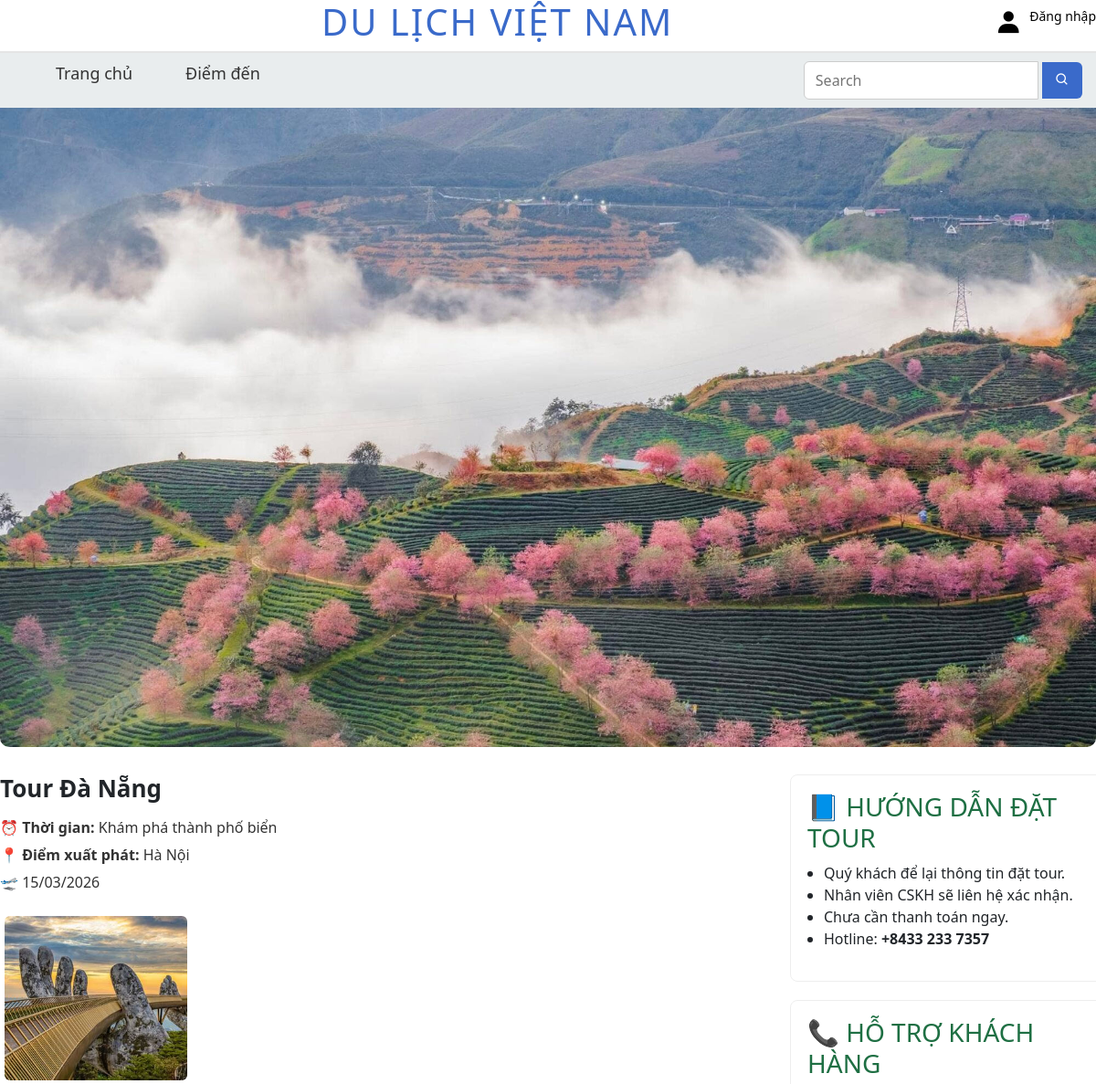
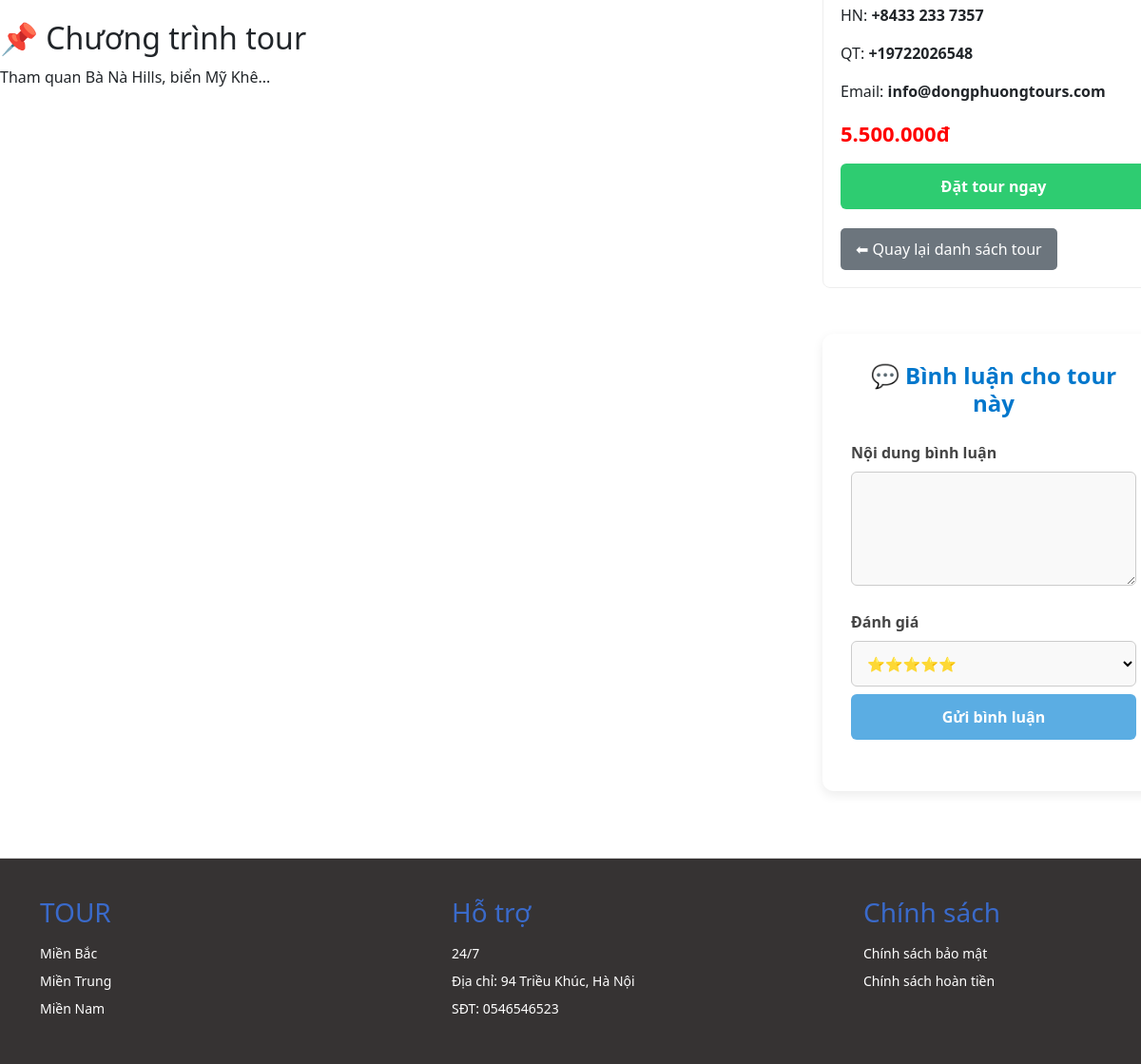
The page /detail?id=1 on the database its author committed (2 pictures, top to bottom).
### tables this page shows
CREATE TABLE `tour` (
  `MaTour` int(11) NOT NULL,
  `MaLoai` varchar(50) DEFAULT NULL,
  `TenTour` varchar(100) NOT NULL,
  `TGTour` varchar(500) NOT NULL,
  `GiaTour` double DEFAULT NULL,
  `NoiDungTour` text NOT NULL,
  `AnhTour` text DEFAULT NULL,
  `NgayKhoiHanh` datetime DEFAULT NULL,
  `DiemKhoiHanh` varchar(100) DEFAULT NULL,
  `NgayThem` datetime NOT NULL
);

### app/controllers/TourController.php (called while the page is built, shortened)
<?php
require_once __DIR__ . "/../models/Tour.php";
class TourController
{
    public function detail()
    {
        $id = intval($_GET['id']);
        $result = Tour::getById($id);
        $tour = $result->fetch_assoc();
        include __DIR__ . "/../views/tour/detail.php";
    }
}

### index.php (called while the page is built, shortened)
<?php
$router = new Router();
$router->get('/user/login','AdminController@loginForm');
$router->post('/login','AdminController@login');
$router->get('/dashboard','AdminController@dashboard');
$router->post('/user/register','AdminController@register');
$router->get('/logout','AdminController@logout');
$router->get('/profile','AdminController@profile');
$router->get('/home', 'AdminController@home');
$router->get('/admin','AdminController@admin');
$router->get('/user/register','UserController@registerForm');
$router->post('/user/register','UserController@register');
$router->get('/user/edit-profile', 'UserController@editProfile');
$router->post('/user/update-profile', 'UserController@updateProfile');
$router->get('/user/manage', 'UserController@manage');
$router->get('/user/add', 'UserController@add');
$router->post('/user/add', 'UserController@add');
$router->get('/user/edit', 'UserController@editForm');
$router->post('/user/update', 'UserController@update');
$router->post('/user/delete', 'UserController@delete');
$router->get('/user/import', 'UserController@import');
$router->post('/user/import', 'UserController@import');
$router->get('/user/export', 'UserController@export');
$router->get('/', 'HomeController@index');
$router->get('/search', 'HomeController@search');
$router->get('/tour','TourController@index');
$router->get('/detail','TourController@detail');
$router->get('/tour/manage','TourController@manage');
$router->get('/booking/form', 'BookingController@form');
$router->post('/booking/create', 'BookingController@createBooking');
$router->post('/booking/update', 'BookingController@updateBooking');
$router->post('/booking/cancel', 'BookingController@cancelBooking');
$router->post('/booking/cancelhome', 'BookingController@cancelAndGoHome');
$router->post('/booking/delete', 'BookingController@delete');
$router->get('/booking/history', 'BookingController@history');
$router->get('/booking/userHistory', 'BookingController@userHistory');
$router->get('/booking/manage', 'BookingController@manage');
$router->get('/booking/export', 'BookingController@export');
$router->get('/booking/edit', 'BookingController@editForm');
$router->get('/booking/detail', 'BookingController@detail');
$router->get('/booking/success', 'BookingController@success');
$router->get('/booking/successEdit', 'BookingController@successEdit');
$router->get('/comment/admin', 'CommentController@admin');
$router->post('/comment/add', 'CommentController@add');
$router->post('/comment/delete', 'CommentController@delete');
$router->post('/comment/deleteAdmin', 'CommentController@deleteAdmin');
$router->get('/comment/list', 'CommentController@list');
$router->get('/comment/search', 'CommentController@searchByTour');
$router->post('/comment/approveAdmin','CommentController@approveAdmin');
$router->run();

### app/models/Tour.php (called while the page is built, shortened)
<?php
class Tour
{
    public static function getById($id)
    {
        $conn = Database::getConnection();
        $id = intval($id);
        $sql = "SELECT * FROM TOUR WHERE MaTour = $id";
        return $conn->query($sql);
    }
}

### app/views/tour/detail.php (the view, shortened to what this page needs)
<?php include __DIR__ . "/../home/home_banner.php"; ?>
<div class="detail-wrapper">
    <div class="detail-left">
        <h1 class="tour-title"><?= $tour['TenTour'] ?></h1>
        <div class="tour-meta">
            <p><b>⏰ Thời gian:</b> <?= $tour['TGTour'] ?></p>
            <p><b>📍 Điểm xuất phát:</b> <?= $tour['DiemKhoiHanh'] ?></p>
            <p>🛫
                <?= !empty($tour['NgayKhoiHanh'])
                    ? date('d/m/Y', strtotime($tour['NgayKhoiHanh']))
                    : 'Chưa có ngày khởi hành' ?>
            </p>
        </div>
        <div class="tour-gallery">
            <?php
            if (!empty($tour['AnhTour'])) {
                $images = explode(",", $tour['AnhTour']);
                foreach ($images as $img) {
                    $img = trim($img);
                    if ($img !== "") {
                        echo "<img src='/webdulich/public/images/images/$img' alt='Ảnh tour' style='width:200px; margin:5px; border-radius:6px;'>";
                    }
                }
            }
            ?>
        </div>
        <div class="tour-content">
            <h2>📌 Chương trình tour</h2>
            <?= nl2br($tour['NoiDungTour']) ?>
        </div>
    </div>
    <div class="detail-right">
        <div class="box">
            <h3>📘 HƯỚNG DẪN ĐẶT TOUR</h3>
            <ul>
                <li>Quý khách để lại thông tin đặt tour.</li>
                <li>Nhân viên CSKH sẽ liên hệ xác nhận.</li>
                <li>Chưa cần thanh toán ngay.</li>
                <li>Hotline: <b>+8433 233 7357</b></li>
            </ul>
        </div>
        <div class="box">
            <h3>📞 HỖ TRỢ KHÁCH HÀNG</h3>
            <p>HN: <b>+8433 233 7357</b></p>
            <p>QT: <b>+19722026548</b></p>
            <p>Email: <b>info@dongphuongtours.com</b></p>
            <div class="price-big">
                <?= number_format($tour['GiaTour'], 0, ',', '.') ?>đ
            </div>
            <a href="/webdulich/booking/form?tour_id=<?= $tour['MaTour'] ?>" class="btn-book">Đặt tour ngay</a>
            <a href="/webdulich/tour" class="btn-back">⬅ Quay lại danh sách tour</a>
        </div>
        <div class="tour-comments mt-5">
            <h2>💬 Bình luận cho tour này</h2>
            <form method="POST" action="/webdulich/comment/add">
                <label for="noiDungCom">Nội dung bình luận</label>
                <textarea name="noiDungCom" id="noiDungCom" required></textarea>
                <label for="vote">Đánh giá</label>
                <select name="vote" id="vote" required>
                    <option value="5">⭐⭐⭐⭐⭐</option>
                </select>
                <button type="submit" class="btn btn-primary mt-2">Gửi bình luận</button>
            </form>
        </div>
    </div>
</div>
    <?php include __DIR__ . "/../home/home_footer.php"; ?>

### public/css/home.css (style rules this page uses)
* { margin: 0; padding: 0; box-sizing: border-box; font-family: 'Segoe UI', Tahoma, sans-serif; }
body { background-color: #f4f6f9; color: #333; line-height: 1.6; padding: 10px; }
.btn { text-decoration: none; background-color: rgb(204, 183, 81); color:white; border-radius: 5px; padding: 4px 8px; }
.btn-book { background-color: rgb(116, 204, 81); }
.tour-comments { max-width: 700px; margin: 40px auto; padding: 30px; background: #ffffff; border-radius: 12px; box-shadow: 0 4px 12px rgba(0,0,0,0.08); font-family: 'Segoe UI', Tahoma, Geneva, Verdana, sans-serif; }
.tour-comments h2 { text-align: center; font-size: 24px; margin-bottom: 25px; color: #0077cc; font-weight: bold; }
.tour-comments label { display: block; margin-top: 20px; font-weight: 600; color: #444; }
.tour-comments textarea, .tour-comments select { width: 100%; padding: 12px; margin-top: 8px; border: 1px solid #ccc; border-radius: 6px; font-size: 15px; background-color: #f9f9f9; transition: border-color 0.3s; }
.tour-comments textarea { resize: vertical; min-height: 120px; }
.tour-comments button { margin-top: 25px; width: 100%; padding: 12px; background-color: #0077cc; color: white; border: none; border-radius: 6px; font-size: 16px; font-weight: bold; cursor: pointer; transition: background-color 0.3s; }

### public/css/booking.css (style rules this page uses)
body { margin: 0; padding: 0; font-family: 'Segoe UI', sans-serif; }

### public/css/success.css (style rules this page uses)
body { font-family: 'Segoe UI', sans-serif; }

### public/css/style.css (style rules this page uses)
body { font-family: Arial; background: #f4f6f8; padding: 20px; }
.btn { align-self: center; margin-right: 20px; background: #5bade3 !important; color:white !important; padding: 10px 16px; text-decoration: none; border-radius: 5px; }
.btn-book { background: #2ecc71 !important; }
.btn-back { display: inline-block; margin-top: 20px; background: #3498db; }
.detail-wrapper { max-width: 1200px; margin: 30px auto; display: grid; grid-template-columns: 70% 30%; gap: 25px; }
.tour-title { font-size: 26px; font-weight: bold; margin-bottom: 15px; }
.tour-meta p { margin: 6px 0; color: #333; }
.tour-gallery { display: grid; grid-template-columns: repeat(3, 1fr); gap: 10px; margin: 20px 0; }
.tour-gallery img { width: 100%; height: 180px; object-fit: cover; border-radius: 6px; }
.tour-content { line-height: 1.7; }
.detail-right { position: sticky; top: 20px; }
.box { background: #fff; border: 1px solid #eee; padding: 18px; border-radius: 8px; margin-bottom: 20px; }
.box h3 { margin-bottom: 10px; color: #1e6f43; }
.box ul { padding-left: 18px; }
.price-big { font-size: 22px; color: red; font-weight: bold; margin: 15px 0; }
.btn-book { display: block; background: #2ecc71; color: #fff; text-align: center; padding: 12px; border-radius: 6px; text-decoration: none; font-weight: bold; }
.btn-back { display: inline-block; margin-top: 20px; padding: 10px 16px; background: #6c757d; color: #fff; text-decoration: none; border-radius: 5px; }

### app/views/home/home_banner.php (style rules this page uses)
body { padding: 0 !important; }

### rows shown on the page
tour: TenTour "Tour Đà Nẵng", TGTour "Khám phá thành phố biển", DiemKhoiHanh "Hà Nội", NgayKhoiHanh "15/03/2026", AnhTour (picture), NoiDungTour "Tham quan Bà Nà Hills, biển Mỹ Khê...", GiaTour "5.500.000"
